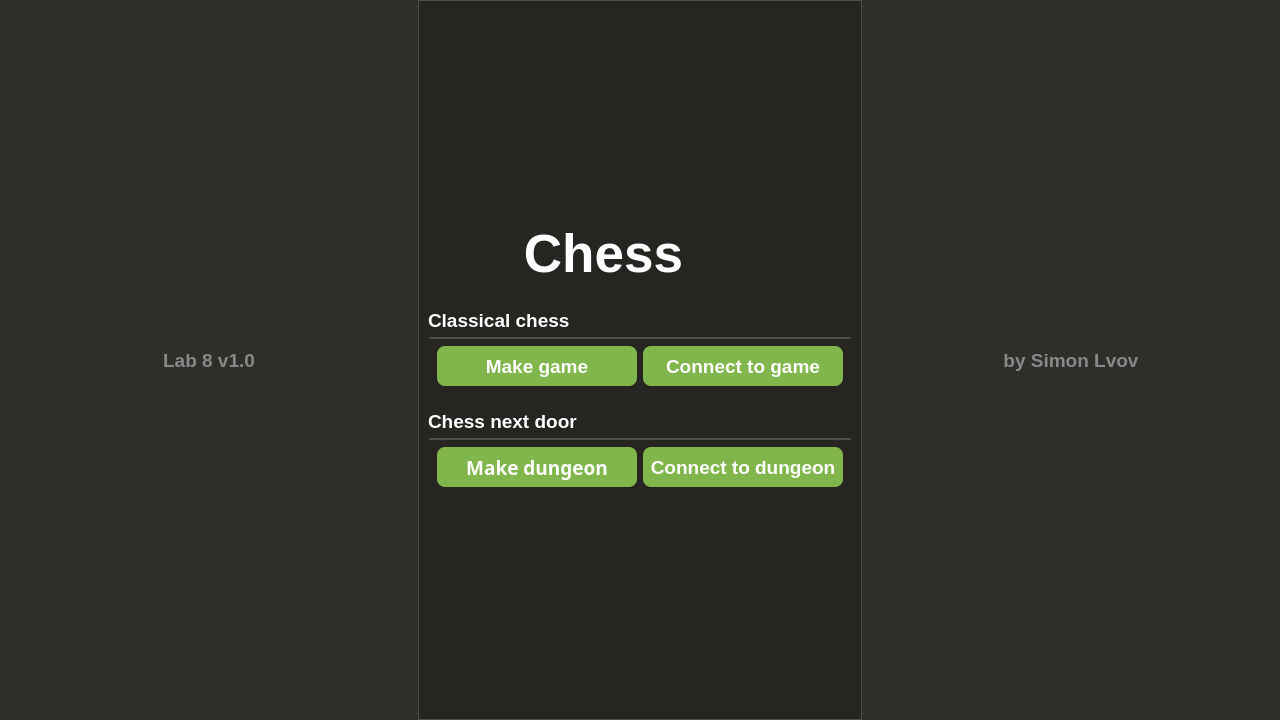
<?xml version="1.0" encoding="UTF-8"?>
<ui version="4.0">
 <class>MenuWidget</class>
 <widget class="QWidget" name="MenuWidget">
  <property name="geometry">
   <rect>
    <x>0</x>
    <y>0</y>
    <width>1280</width>
    <height>720</height>
   </rect>
  </property>
  <property name="windowTitle">
   <string>MenuWidget</string>
  </property>
  <property name="styleSheet">
   <string notr="true">#MainWidget{

	background-color: #302e2b;

}
QLabel, QPushButton, #chessLabel{

	color: #ffffff;
	border: 0px solid red;

}
#ClassicalChessWidget, #ChessWidget{

	border: 2px solid #262522;
	border-top-color: #4e4e4e;

}
#FindGameCC, #FindGameCN, #MakeGameCC, #MakeGameCN{

	background-color: #81b64c;
	border-radius: 8px;


}
#FindGameCC:hover{

	background-color: #9ecc5e;
	border-radius: 8px;


}
#FindGameCN:hover{

	background-color: #9ecc5e;
	border-radius: 8px;


}
#MakeGameCC:hover{

	background-color: #9ecc5e;
	border-radius: 8px;


}
#MakeGameCN:hover{

	background-color: #9ecc5e;
	border-radius: 8px;


}
#widget{

	background-color: #262522;
	border: 1px solid #4e4e4e;
	border-top-color: 262522;
	border-bottom-color: 262522;


}</string>
  </property>
  <layout class="QHBoxLayout" name="horizontalLayout">
   <property name="spacing">
    <number>0</number>
   </property>
   <property name="leftMargin">
    <number>0</number>
   </property>
   <property name="topMargin">
    <number>0</number>
   </property>
   <property name="rightMargin">
    <number>0</number>
   </property>
   <property name="bottomMargin">
    <number>0</number>
   </property>
   <item>
    <widget class="QWidget" name="MainWidget" native="true">
     <layout class="QHBoxLayout" name="horizontalLayout_3" stretch="1,1,1,0,1,1,1">
      <property name="spacing">
       <number>0</number>
      </property>
      <property name="leftMargin">
       <number>0</number>
      </property>
      <property name="topMargin">
       <number>0</number>
      </property>
      <property name="rightMargin">
       <number>0</number>
      </property>
      <property name="bottomMargin">
       <number>0</number>
      </property>
      <item>
       <spacer name="horizontalSpacer">
        <property name="orientation">
         <enum>Qt::Orientation::Horizontal</enum>
        </property>
        <property name="sizeHint" stdset="0">
         <size>
          <width>40</width>
          <height>20</height>
         </size>
        </property>
       </spacer>
      </item>
      <item>
       <widget class="QLabel" name="label_4">
        <property name="font">
         <font>
          <family>Tahoma</family>
          <pointsize>14</pointsize>
          <bold>true</bold>
         </font>
        </property>
        <property name="styleSheet">
         <string notr="true">color: #888888</string>
        </property>
        <property name="text">
         <string>Lab 8 v1.0</string>
        </property>
        <property name="alignment">
         <set>Qt::AlignmentFlag::AlignCenter</set>
        </property>
       </widget>
      </item>
      <item>
       <spacer name="horizontalSpacer_5">
        <property name="orientation">
         <enum>Qt::Orientation::Horizontal</enum>
        </property>
        <property name="sizeHint" stdset="0">
         <size>
          <width>40</width>
          <height>20</height>
         </size>
        </property>
       </spacer>
      </item>
      <item>
       <widget class="QWidget" name="widget" native="true">
        <property name="minimumSize">
         <size>
          <width>150</width>
          <height>0</height>
         </size>
        </property>
        <layout class="QVBoxLayout" name="verticalLayout_2" stretch="0,0,0,0,0,0,0,0,0">
         <property name="spacing">
          <number>5</number>
         </property>
         <property name="leftMargin">
          <number>10</number>
         </property>
         <property name="topMargin">
          <number>10</number>
         </property>
         <property name="rightMargin">
          <number>10</number>
         </property>
         <property name="bottomMargin">
          <number>10</number>
         </property>
         <item>
          <spacer name="verticalSpacer_2">
           <property name="orientation">
            <enum>Qt::Orientation::Vertical</enum>
           </property>
           <property name="sizeHint" stdset="0">
            <size>
             <width>20</width>
             <height>40</height>
            </size>
           </property>
          </spacer>
         </item>
         <item>
          <layout class="QHBoxLayout" name="horizontalLayout_5">
           <item>
            <spacer name="horizontalSpacer_3">
             <property name="orientation">
              <enum>Qt::Orientation::Horizontal</enum>
             </property>
             <property name="sizeHint" stdset="0">
              <size>
               <width>40</width>
               <height>20</height>
              </size>
             </property>
            </spacer>
           </item>
           <item>
            <widget class="QLabel" name="label">
             <property name="font">
              <font>
               <family>Tahoma</family>
               <pointsize>40</pointsize>
               <bold>true</bold>
              </font>
             </property>
             <property name="text">
              <string>Chess</string>
             </property>
             <property name="alignment">
              <set>Qt::AlignmentFlag::AlignRight|Qt::AlignmentFlag::AlignTrailing|Qt::AlignmentFlag::AlignVCenter</set>
             </property>
            </widget>
           </item>
           <item>
            <widget class="QPushButton" name="chessLabel">
             <property name="maximumSize">
              <size>
               <width>70</width>
               <height>16777215</height>
              </size>
             </property>
             <property name="font">
              <font>
               <family>Tahoma</family>
               <pointsize>40</pointsize>
               <bold>true</bold>
              </font>
             </property>
             <property name="text">
              <string/>
             </property>
             <property name="icon">
              <iconset resource="resources.qrc">
               <normaloff>:/icons/wn.png</normaloff>:/icons/wn.png</iconset>
             </property>
             <property name="iconSize">
              <size>
               <width>80</width>
               <height>80</height>
              </size>
             </property>
            </widget>
           </item>
           <item>
            <spacer name="horizontalSpacer_4">
             <property name="orientation">
              <enum>Qt::Orientation::Horizontal</enum>
             </property>
             <property name="sizeHint" stdset="0">
              <size>
               <width>40</width>
               <height>20</height>
              </size>
             </property>
            </spacer>
           </item>
          </layout>
         </item>
         <item>
          <spacer name="verticalSpacer_3">
           <property name="orientation">
            <enum>Qt::Orientation::Vertical</enum>
           </property>
           <property name="sizeType">
            <enum>QSizePolicy::Policy::Fixed</enum>
           </property>
           <property name="sizeHint" stdset="0">
            <size>
             <width>20</width>
             <height>20</height>
            </size>
           </property>
          </spacer>
         </item>
         <item>
          <layout class="QHBoxLayout" name="horizontalLayout_7">
           <property name="spacing">
            <number>2</number>
           </property>
           <item>
            <widget class="QLabel" name="label_2">
             <property name="font">
              <font>
               <family>Tahoma</family>
               <pointsize>14</pointsize>
               <italic>false</italic>
               <bold>true</bold>
              </font>
             </property>
             <property name="text">
              <string>Classical chess</string>
             </property>
            </widget>
           </item>
           <item>
            <widget class="QPushButton" name="pushButton">
             <property name="text">
              <string/>
             </property>
             <property name="icon">
              <iconset resource="resources.qrc">
               <normaloff>:/icons/wk.png</normaloff>:/icons/wk.png</iconset>
             </property>
             <property name="iconSize">
              <size>
               <width>34</width>
               <height>34</height>
              </size>
             </property>
            </widget>
           </item>
           <item>
            <spacer name="horizontalSpacer_6">
             <property name="orientation">
              <enum>Qt::Orientation::Horizontal</enum>
             </property>
             <property name="sizeHint" stdset="0">
              <size>
               <width>40</width>
               <height>20</height>
              </size>
             </property>
            </spacer>
           </item>
          </layout>
         </item>
         <item>
          <widget class="QWidget" name="ClassicalChessWidget" native="true">
           <layout class="QHBoxLayout" name="horizontalLayout_6">
            <item>
             <widget class="QPushButton" name="MakeGameCC">
              <property name="minimumSize">
               <size>
                <width>200</width>
                <height>40</height>
               </size>
              </property>
              <property name="font">
               <font>
                <family>Tahoma</family>
                <pointsize>14</pointsize>
                <italic>false</italic>
                <bold>true</bold>
               </font>
              </property>
              <property name="cursor">
               <cursorShape>PointingHandCursor</cursorShape>
              </property>
              <property name="text">
               <string>Make game</string>
              </property>
             </widget>
            </item>
            <item>
             <widget class="QPushButton" name="FindGameCC">
              <property name="minimumSize">
               <size>
                <width>200</width>
                <height>40</height>
               </size>
              </property>
              <property name="font">
               <font>
                <family>Tahoma</family>
                <pointsize>14</pointsize>
                <italic>false</italic>
                <bold>true</bold>
               </font>
              </property>
              <property name="cursor">
               <cursorShape>PointingHandCursor</cursorShape>
              </property>
              <property name="text">
               <string>Connect to game</string>
              </property>
             </widget>
            </item>
           </layout>
          </widget>
         </item>
         <item>
          <spacer name="verticalSpacer_4">
           <property name="orientation">
            <enum>Qt::Orientation::Vertical</enum>
           </property>
           <property name="sizeType">
            <enum>QSizePolicy::Policy::Fixed</enum>
           </property>
           <property name="sizeHint" stdset="0">
            <size>
             <width>20</width>
             <height>10</height>
            </size>
           </property>
          </spacer>
         </item>
         <item>
          <layout class="QHBoxLayout" name="horizontalLayout_8">
           <property name="spacing">
            <number>2</number>
           </property>
           <item>
            <widget class="QLabel" name="label_3">
             <property name="font">
              <font>
               <family>Tahoma</family>
               <pointsize>14</pointsize>
               <italic>false</italic>
               <bold>true</bold>
              </font>
             </property>
             <property name="text">
              <string>Chess next door</string>
             </property>
            </widget>
           </item>
           <item>
            <widget class="QPushButton" name="pushButton_2">
             <property name="text">
              <string/>
             </property>
             <property name="icon">
              <iconset resource="resources.qrc">
               <normaloff>:/icons/bq.png</normaloff>:/icons/bq.png</iconset>
             </property>
             <property name="iconSize">
              <size>
               <width>35</width>
               <height>35</height>
              </size>
             </property>
            </widget>
           </item>
           <item>
            <spacer name="horizontalSpacer_7">
             <property name="orientation">
              <enum>Qt::Orientation::Horizontal</enum>
             </property>
             <property name="sizeHint" stdset="0">
              <size>
               <width>40</width>
               <height>20</height>
              </size>
             </property>
            </spacer>
           </item>
          </layout>
         </item>
         <item>
          <widget class="QWidget" name="ChessWidget" native="true">
           <property name="font">
            <font>
             <family>Tahoma</family>
            </font>
           </property>
           <layout class="QHBoxLayout" name="horizontalLayout_4">
            <item>
             <widget class="QPushButton" name="MakeGameCN">
              <property name="minimumSize">
               <size>
                <width>200</width>
                <height>40</height>
               </size>
              </property>
              <property name="font">
               <font>
                <family>Rubik</family>
                <pointsize>14</pointsize>
                <italic>false</italic>
                <bold>true</bold>
               </font>
              </property>
              <property name="cursor">
               <cursorShape>PointingHandCursor</cursorShape>
              </property>
              <property name="text">
               <string>Make dungeon</string>
              </property>
             </widget>
            </item>
            <item>
             <widget class="QPushButton" name="FindGameCN">
              <property name="minimumSize">
               <size>
                <width>200</width>
                <height>40</height>
               </size>
              </property>
              <property name="font">
               <font>
                <family>Tahoma</family>
                <pointsize>14</pointsize>
                <italic>false</italic>
                <bold>true</bold>
               </font>
              </property>
              <property name="cursor">
               <cursorShape>PointingHandCursor</cursorShape>
              </property>
              <property name="text">
               <string>Connect to dungeon</string>
              </property>
             </widget>
            </item>
           </layout>
          </widget>
         </item>
         <item>
          <spacer name="verticalSpacer">
           <property name="orientation">
            <enum>Qt::Orientation::Vertical</enum>
           </property>
           <property name="sizeHint" stdset="0">
            <size>
             <width>20</width>
             <height>40</height>
            </size>
           </property>
          </spacer>
         </item>
        </layout>
       </widget>
      </item>
      <item>
       <spacer name="horizontalSpacer_2">
        <property name="orientation">
         <enum>Qt::Orientation::Horizontal</enum>
        </property>
        <property name="sizeHint" stdset="0">
         <size>
          <width>40</width>
          <height>20</height>
         </size>
        </property>
       </spacer>
      </item>
      <item>
       <widget class="QLabel" name="label_5">
        <property name="font">
         <font>
          <family>Tahoma</family>
          <pointsize>14</pointsize>
          <bold>true</bold>
         </font>
        </property>
        <property name="styleSheet">
         <string notr="true">color: #888888;</string>
        </property>
        <property name="text">
         <string>by Simon Lvov</string>
        </property>
        <property name="alignment">
         <set>Qt::AlignmentFlag::AlignCenter</set>
        </property>
       </widget>
      </item>
      <item>
       <spacer name="horizontalSpacer_8">
        <property name="orientation">
         <enum>Qt::Orientation::Horizontal</enum>
        </property>
        <property name="sizeHint" stdset="0">
         <size>
          <width>40</width>
          <height>20</height>
         </size>
        </property>
       </spacer>
      </item>
     </layout>
    </widget>
   </item>
  </layout>
 </widget>
 <resources>
  <include location="resources.qrc"/>
 </resources>
 <connections/>
</ui>
